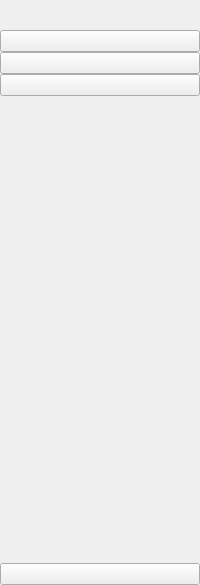
     <widget class="QWidget" name="SidebarIconOnlyWidget" native="true">
      <layout class="QVBoxLayout" name="verticalLayout_3">
       <property name="spacing">
        <number>0</number>
       </property>
       <property name="leftMargin">
        <number>0</number>
       </property>
       <property name="topMargin">
        <number>0</number>
       </property>
       <property name="rightMargin">
        <number>0</number>
       </property>
       <property name="bottomMargin">
        <number>0</number>
       </property>
       <item>
        <layout class="QHBoxLayout" name="TopLogoSmall">
         <item>
          <widget class="QLabel" name="LogoSmall">
           <property name="minimumSize">
            <size>
             <width>45</width>
             <height>30</height>
            </size>
           </property>
           <property name="maximumSize">
            <size>
             <width>45</width>
             <height>30</height>
            </size>
           </property>
           <property name="font">
            <font>
             <pointsize>16</pointsize>
            </font>
           </property>
           <property name="text">
            <string/>
           </property>
           <property name="pixmap">
            <pixmap>:/icons/icons/dark blue cropped.PNG</pixmap>
           </property>
           <property name="scaledContents">
            <bool>true</bool>
           </property>
          </widget>
         </item>
        </layout>
       </item>
       <item>
        <layout class="QVBoxLayout" name="IconMenuSmall">
         <item>
          <widget class="QPushButton" name="menu_dashboard_button_1">
           <property name="text">
            <string/>
           </property>
           <property name="icon">
            <iconset resource="../../../GUI-BASESTATION/GUI_01/resources.qrc">
             <normaloff>:/icons/icons_bright/icon_dashboard_w.png</normaloff>:/icons/icons_bright/icon_dashboard_w.png</iconset>
           </property>
           <property name="iconSize">
            <size>
             <width>30</width>
             <height>30</height>
            </size>
           </property>
           <property name="checkable">
            <bool>true</bool>
           </property>
           <property name="autoExclusive">
            <bool>true</bool>
           </property>
          </widget>
         </item>
         <item>
          <widget class="QPushButton" name="menu_graphs_button_1">
           <property name="text">
            <string/>
           </property>
           <property name="icon">
            <iconset resource="../../../GUI-BASESTATION/GUI_01/resources.qrc">
             <normaloff>:/icons/icons_bright/icon_graph_w.png</normaloff>:/icons/icons_bright/icon_graph_w.png</iconset>
           </property>
           <property name="iconSize">
            <size>
             <width>30</width>
             <height>30</height>
            </size>
           </property>
           <property name="checkable">
            <bool>true</bool>
           </property>
           <property name="autoExclusive">
            <bool>true</bool>
           </property>
          </widget>
         </item>
         <item>
          <widget class="QPushButton" name="menu_control_button_1">
           <property name="text">
            <string/>
           </property>
           <property name="icon">
            <iconset resource="../../../GUI-BASESTATION/GUI_01/resources.qrc">
             <normaloff>:/icons/icons_bright/icon_control_w.png</normaloff>:/icons/icons_bright/icon_control_w.png</iconset>
           </property>
           <property name="iconSize">
            <size>
             <width>30</width>
             <height>30</height>
            </size>
           </property>
           <property name="checkable">
            <bool>true</bool>
           </property>
           <property name="autoExclusive">
            <bool>true</bool>
           </property>
          </widget>
         </item>
        </layout>
       </item>
       <item>
        <spacer name="verticalSpacer">
         <property name="orientation">
          <enum>Qt::Vertical</enum>
         </property>
         <property name="sizeHint" stdset="0">
          <size>
           <width>20</width>
           <height>467</height>
          </size>
         </property>
        </spacer>
       </item>
       <item>
        <widget class="QPushButton" name="menu_settings_button_1">
         <property name="text">
          <string/>
         </property>
         <property name="icon">
          <iconset resource="../../../GUI-BASESTATION/GUI_01/resources.qrc">
           <normaloff>:/icons/icons_bright/icon_gear_w.png</normaloff>:/icons/icons_bright/icon_gear_w.png</iconset>
         </property>
         <property name="iconSize">
          <size>
           <width>30</width>
           <height>30</height>
          </size>
         </property>
         <property name="checkable">
          <bool>true</bool>
         </property>
         <property name="autoExclusive">
          <bool>true</bool>
         </property>
        </widget>
       </item>
      </layout>
     </widget>
